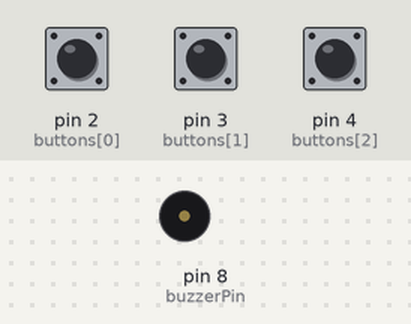
The sketch below on a simulated Arduino Uno, built with avr-gcc and run on an emulated ATmega328P. Parts: buzzer (waves = sounding). The inputs (shaded band) are chosen by the test bench; at power-on: pin 2 (buttons[0]) HIGH, pin 3 (buttons[1]) HIGH, pin 4 (buttons[2]) HIGH.

Above: at 1.2 s.
1.3 s: pin 2 (buttons[0]) pulled LOW for 0.15 s
At 1.37 s:
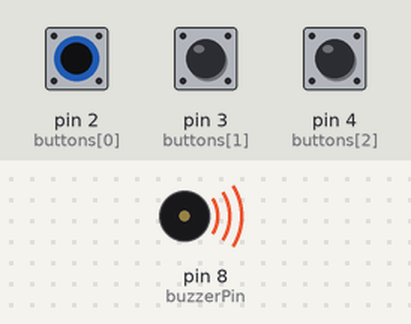
2.9 s: pin 2 (buttons[0]) pulled LOW for 3.2 s
At 6.9 s:
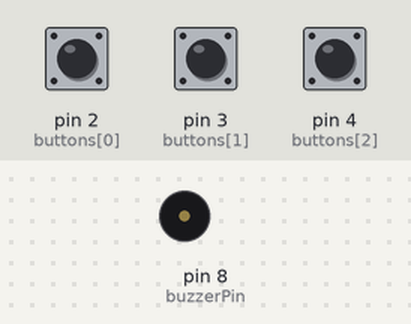
7.6 s: pin 3 (buttons[1]) pulled LOW for 3.2 s
At 8.1 s:
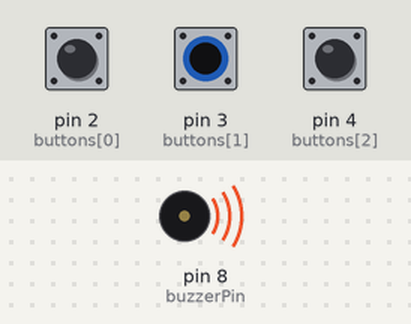
Timing chart, 0 to 12.3 s (numbered marks = the images above; inputs shaded):
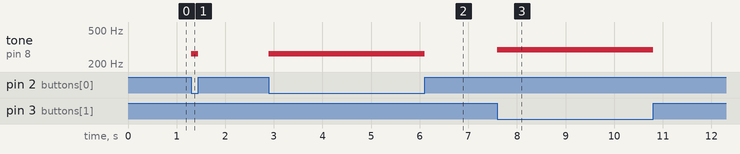

Measured:
- after the input at 1.3 s, tone on pin 8 (buzzerPin): silent → 262 Hz at once, → silent 0.15 s later
- after the input at 2.9 s, tone on pin 8 (buzzerPin): silent → 262 Hz at once, → silent 3.2 s later
- after the input at 7.6 s, tone on pin 8 (buzzerPin): silent → 294 Hz at once, → silent 3.2 s later

The sketch:

musical_keyboard.ino
```cpp
// Mini clavier avec trois boutons.
// Chaque bouton joue une note differente sur le buzzer.

const int buzzerPin = 8;
const int buttons[3] = {2, 3, 4};
const int notes[3] = {262, 294, 330}; // do, re, mi environ

void setup()
{
  pinMode(buzzerPin, OUTPUT);

  for (int i = 0; i < 3; i++)
    pinMode(buttons[i], INPUT_PULLUP);
}

void loop()
{
  int notePlayed = 0;

  for (int i = 0; i < 3; i++)
  {
    if (digitalRead(buttons[i]) == LOW)
    {
      tone(buzzerPin, notes[i]);
      notePlayed = 1;
    }
  }

  if (notePlayed == 0)
    noTone(buzzerPin);
}
```
